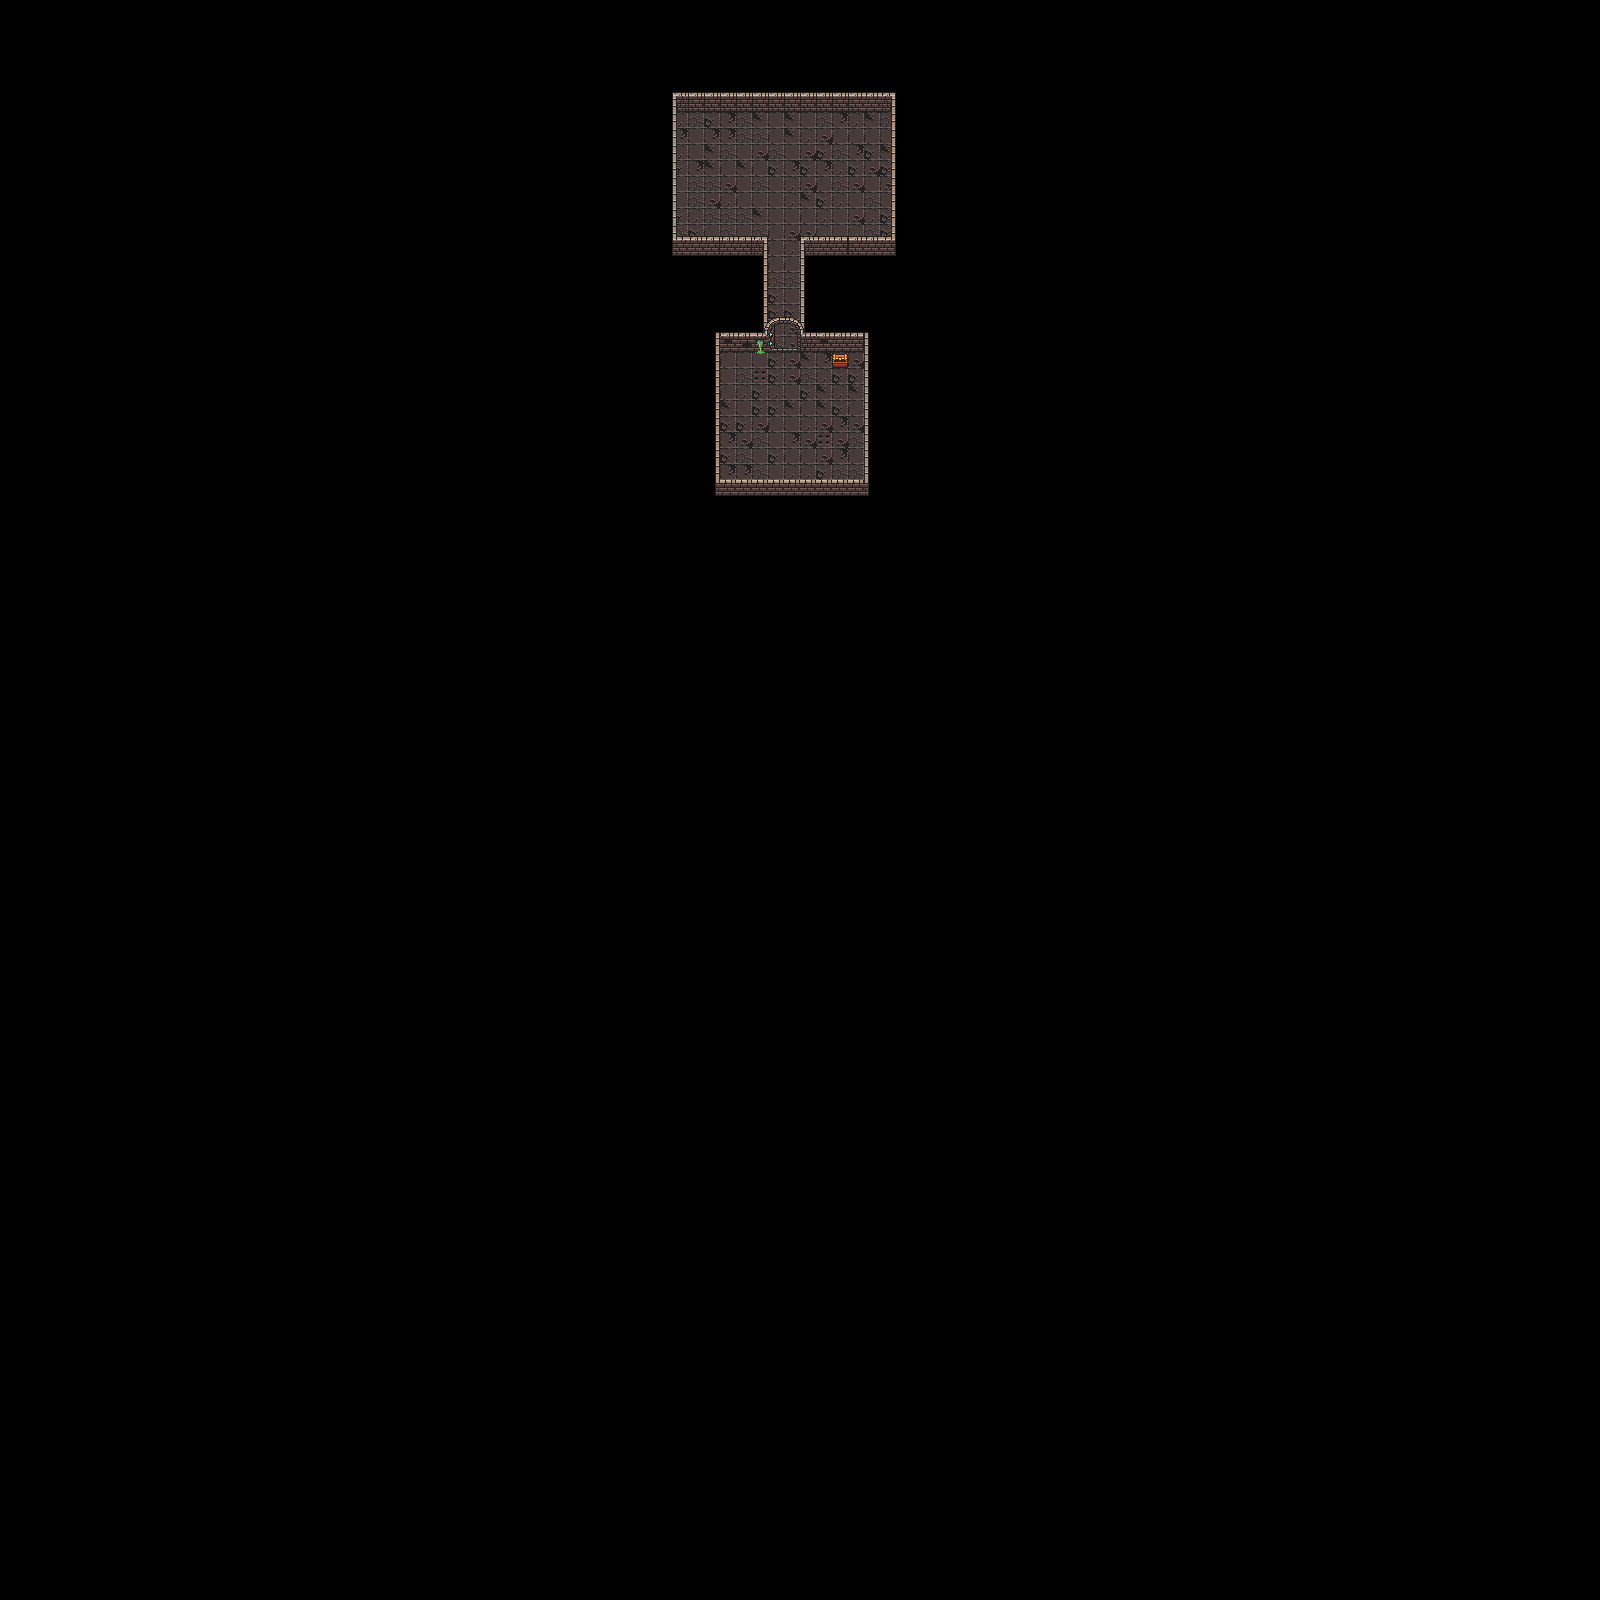

The image is a tile-based game level rendered from a .tmx file. Its description and source (layers, tilesets, objects; grid data summarised) follow:
An orthogonal 100x100 tile map with 16x16 px tiles, 2 tile layers (Floor, walls) and 9 objects (player).

<map version="1.9" tiledversion="1.9.2" orientation="orthogonal" renderorder="right-down" width="100" height="100" tilewidth="16" tileheight="16" infinite="0" nextlayerid="4" nextobjectid="13">
 <tileset firstgid="1" source="0x72_DungeonTilesetII_v1.3.tsx" />
 <layer id="2" name="Floor" width="100" height="100">
  <data>[10000 cells, 250 non-empty, 22 distinct tile ids]</data>
 </layer>
 <layer id="1" name="walls" width="100" height="100">
  <data>[10000 cells, 91 non-empty, 29 distinct tile ids]</data>
 </layer>
 <objectgroup id="3" name="objects">
  <object id="3" x="864" y="352">
   <polygon points="0,0 0,-16 16,-16 16,144 0,144" />
  </object>
  <object id="4" x="864" y="480">
   <polygon points="0,0 0,16 -160,16 -160,0" />
  </object>
  <object id="5" x="720" y="480">
   <polygon points="0,0 0,-160 -16,-160 -16,0" />
  </object>
  <object id="6" name="player" x="768" y="448" width="16" height="16" />
  <object id="8" x="832" y="352">
   <polygon points="0,0 0,16 16,16 16,0" />
  </object>
  <object id="9" x="864" y="352">
   <polygon points="0,0 -64,0 -64,-32 0,-32" />
  </object>
  <object id="10" x="720" y="352">
   <polygon points="0,0 48,0 48,-32 0,-32 0,0" />
  </object>
  <object id="11" x="768" y="320">
   <polygon points="0,0 0,-80 -16,-80 -16,0" />
  </object>
  <object id="12" x="800" y="320">
   <polygon points="0,0 16,0 16,-80 0,-80" />
  </object>
 </objectgroup>
</map>
